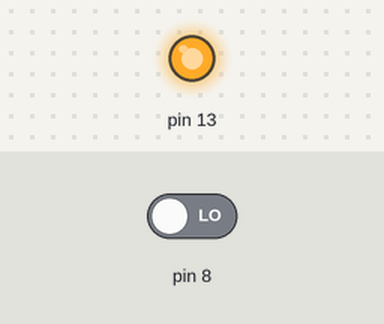
This sketch was run on a simulated Arduino Uno, built with avr-gcc and run on an emulated ATmega328P. Shown: output pins drawn as LEDs (lit = HIGH). The inputs (shaded band) are chosen by the test bench; at power-on: pin 8 LOW. What the sketch prints to the serial monitor is not drawn.

Above: at 6.8 s.
6.9 s: pin 8 driven HIGH
At 8.6 s:
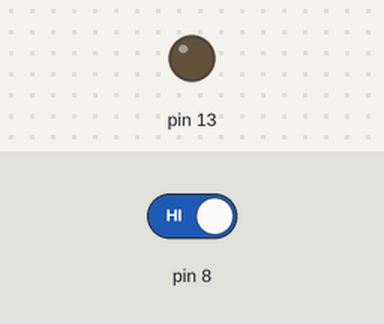
Timing chart, 0 to 17.5 s (numbered marks = the images above; inputs shaded):
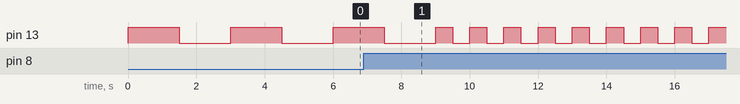

The sketch:

Blink.ino
```cpp
// nPort: 깜박일 출력 포트; nPeriod: 깜박일 주기(단위: ms)
void blinkLed(int nPort, int nPeriod) {
  digitalWrite(nPort, HIGH);  // LED on
  delay(nPeriod / 2);
  digitalWrite(nPort, LOW);  // LED off
  delay(nPeriod / 2);
}

void setup() {
  // put your setup code here, to run once:
  Serial.begin(9600);
  pinMode(8, INPUT);    // 8번 포트를 INPUT으로 사용
  pinMode(13, OUTPUT);  // 13번 포트를 출력(output)으로 사용
}

// 입력 5V: 1초에 한번 깜박임
// 입력 0V: 3초에 한번 깜박임
void loop() {
  // put your main code here, to run repeatedly:
  int nDigital = digitalRead(8);  // 8번 포트에서 입력을 읽기
  if (nDigital == HIGH) {         // 5V
    Serial.println("high");
    blinkLed(13, 1000);  // 13번 포트를 1000 msec동안 깜박임
  } else {
    Serial.println("low");  // nDigital == LOW
    blinkLed(13, 3000);     // 13번 포트를 3000 msec동안 깜박임
  }
  //delay(1000);
}
```

Measured:
- by itself, pin 13: repeats every 1.0 s: HIGH 0.50 s, LOW 0.50 s
